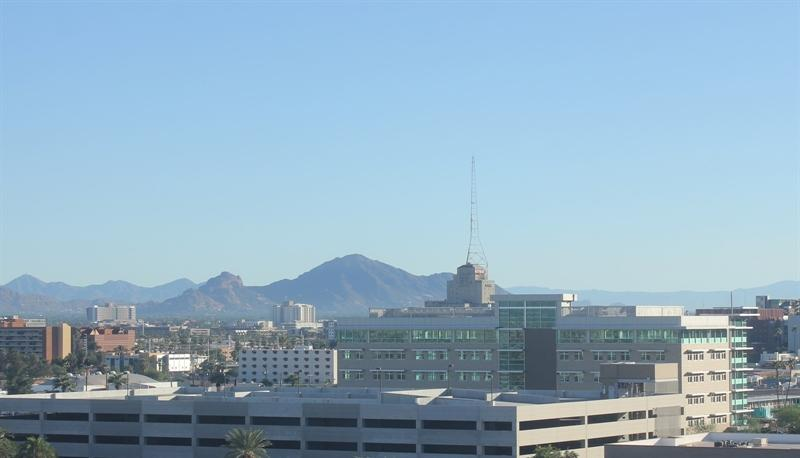
#> input picture day-night-images/test/day/20151101_152050.jpg, 800 x 458 px
$ python test_image.py day-night-images/test/day/20151101_152050.jpg
#> lines starting #> are read from the running program, lines starting #| are printed output that depends on the picture
'''testing script to check if a given image is day image or night image
the selection of threshold is explain in optimal_threshold_selection.py
to use this script run python3 test_image.py path_to_image'''

from PIL import Image #reading images
import os #iterating over folders
import numpy as np #performing calculations
import argparse

#parsing input arguments
parser = argparse.ArgumentParser(description='Day or Night Image')
parser.add_argument('image', metavar='image',
                    help='path to image')
args = parser.parse_args()

#performing inference steps
img = Image.open(args.image)
#> img is the input picture: PIL image 800x458 RGB; mean R, G, B 145.1, 173.9, 193.1
img = img.resize((800,800))
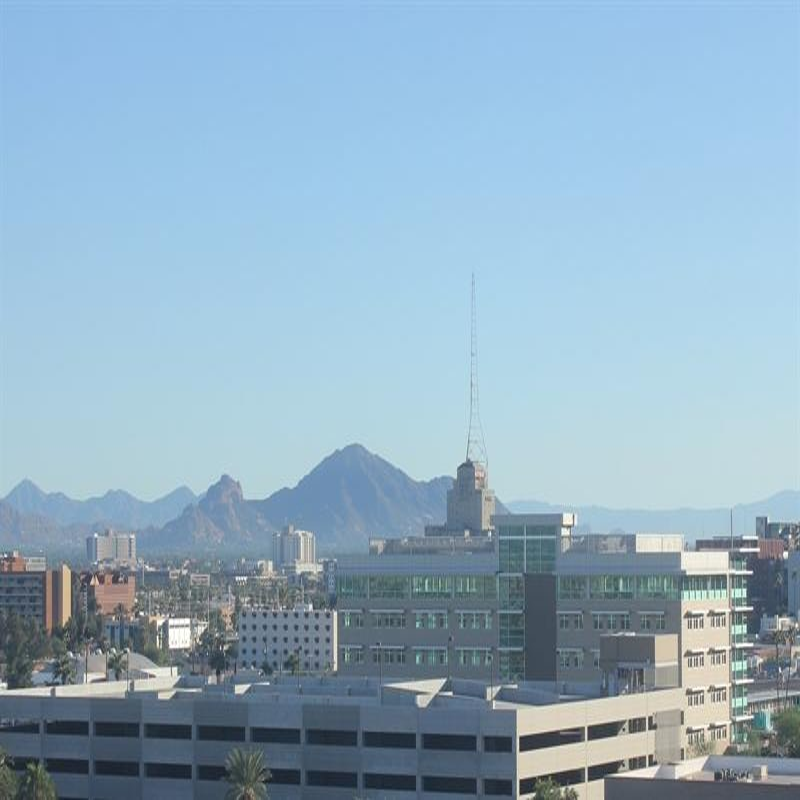
#> img: PIL image 800x800 RGB; mean R, G, B 145.1, 173.9, 193.1
img = img.convert('HSV')
#> img: PIL image 800x800 HSV; mean H, S, V 137.1, 64.6, 194.3
img = np.asarray(img)
v = np.sum(img[:, :, 2])
#> v = 124353531
v = v/640000
#> v = 194.3

#checking if greater than or less than threshold
threshold = 108
if v>threshold:
    print("Day")
else:
    print("Night")

$ run again, on day-night-images/test/day/20151101_165048.jpg
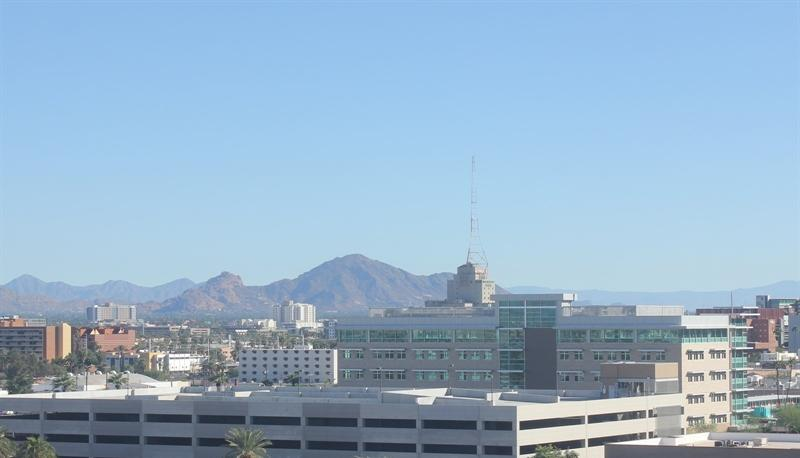
#> input picture day-night-images/test/day/20151101_165048.jpg, 800 x 458 px
#> img is the input picture: PIL image 800x458 RGB; mean R, G, B 149.4, 177.3, 200.6
#> `img = img.resize((800,800))`:
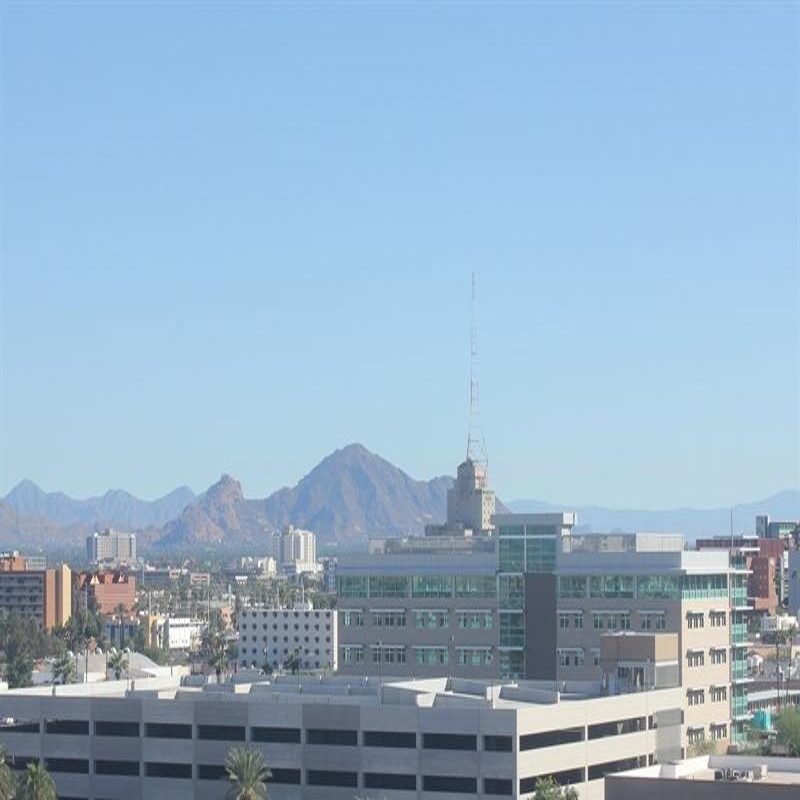
#> img: PIL image 800x800 RGB; mean R, G, B 149.4, 177.3, 200.6
#> `v = np.sum(img[:, :, 2])`: v = 129077169
#> `v = v/640000`: v = 201.7

$ run again, on day-night-images/test/day/20151101_222053.jpg
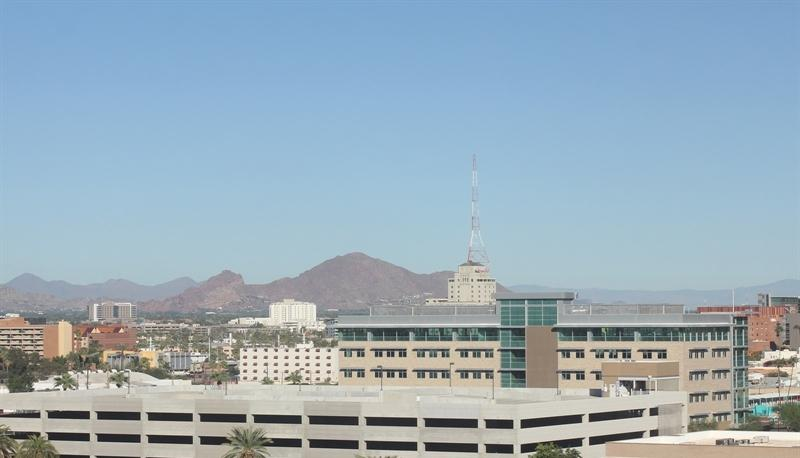
#> input picture day-night-images/test/day/20151101_222053.jpg, 800 x 458 px
#> img is the input picture: PIL image 800x458 RGB; mean R, G, B 152.8, 172.8, 185.6
#> `img = img.resize((800,800))`:
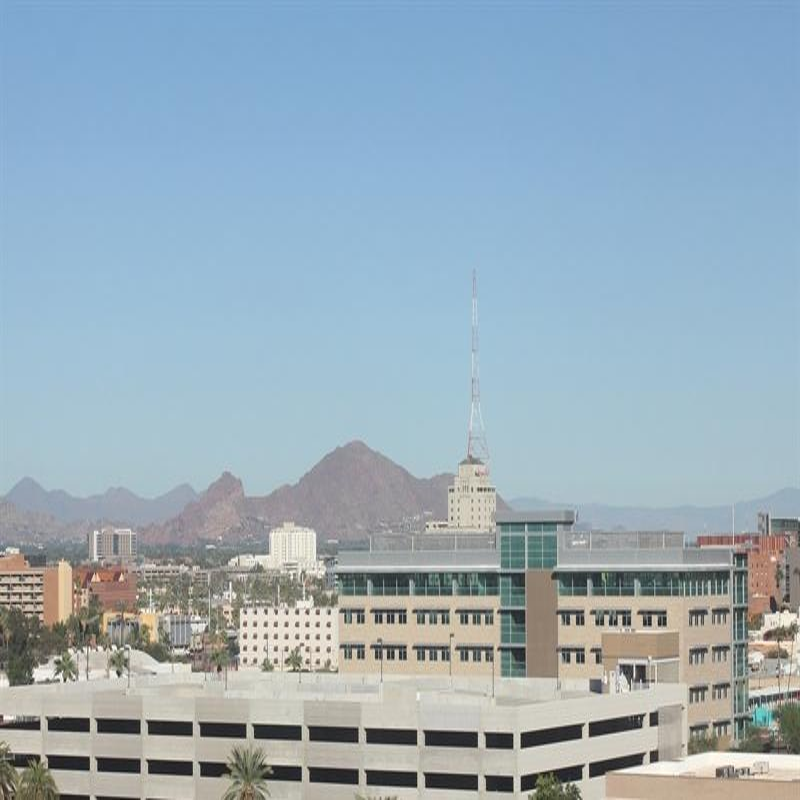
#> img: PIL image 800x800 RGB; mean R, G, B 152.8, 172.8, 185.6
#> `v = np.sum(img[:, :, 2])`: v = 122443398
#> `v = v/640000`: v = 191.3
